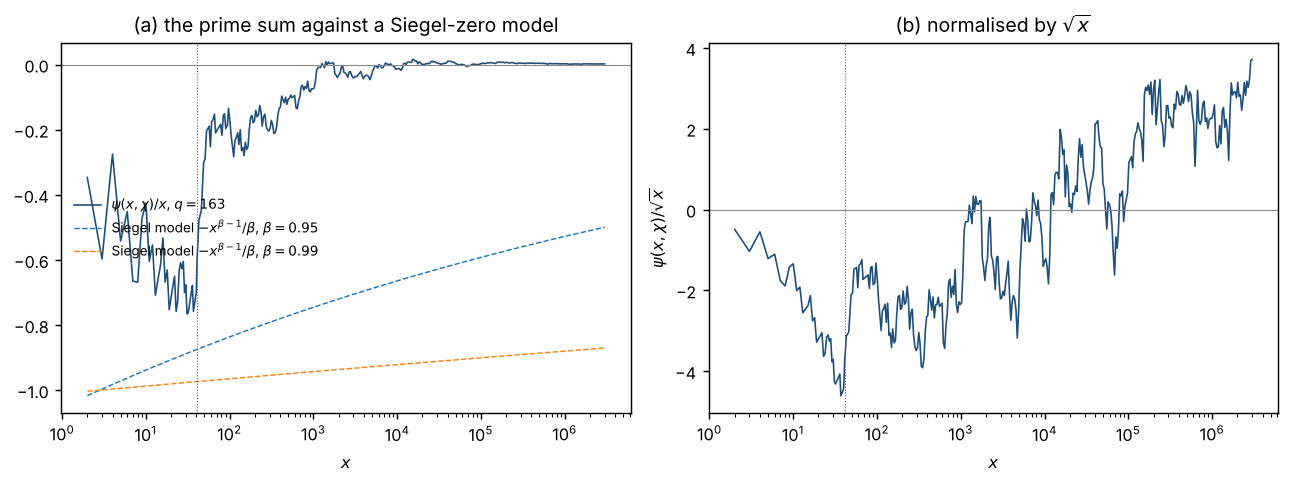

Source code (Python):
#!/usr/bin/env python3
"""Does q = 163 show a faint impurity-like effect?  (author's question, log entry 54)

chi = (./163), the character of Q(sqrt(-163)), class number one, L(1, chi) = pi/sqrt(163).
(1) Which small primes are inert (chi(p) = -1)?
(2) The prime sum psi(x, chi) = sum_{n <= x} Lambda(n) chi(n).  A real zero beta near 1
    (a Siegel zero) would add a term -x^beta / beta, so psi(x, chi)/x would stay near -1/beta.
    Without one, psi(x, chi) is of size sqrt(x) times logarithms.
(3) L(sigma, chi) on the real segment 1/2 <= sigma <= 1: a real zero would be a sign change.
(4) Low zeros on the critical line: minima of |L(1/2 + it, chi)|.
Writes q163.json and q163.png.
"""
import json, math, os
import numpy as np
import mpmath as mp
import matplotlib; matplotlib.use('Agg'); import matplotlib.pyplot as plt

q = 163
chi = [0] + [1 if pow(a, (q - 1) // 2, q) == 1 else -1 for a in range(1, q)]
out = {}
small = [p for p in range(2, 200) if all(p % d for d in range(2, int(p ** 0.5) + 1)) and p != q]
out['inert_primes_below_200'] = [p for p in small if chi[p % q] == -1]
out['split_primes_below_200'] = [p for p in small if chi[p % q] == 1]
print('first split prime:', out['split_primes_below_200'][0], ' inert primes below 41:', [p for p in small if p < 41])

X = 3 * 10 ** 6
sv = np.ones(X + 1, bool); sv[:2] = False
for i in range(2, int(X ** 0.5) + 1):
    if sv[i]: sv[i * i::i] = False
lam = np.zeros(X + 1)
for p in np.nonzero(sv)[0]:
    pk = p; lp = math.log(p)
    while pk <= X: lam[pk] = lp; pk *= p
ch = np.resize(np.array(chi, dtype=np.int8), X + 1)
psi_chi = np.cumsum(lam * ch)
xs = np.unique(np.round(np.logspace(0.3, math.log10(X), 400)).astype(int))
ratio = psi_chi[xs] / xs
norm = psi_chi[xs] / np.sqrt(xs)
out['psi_chi'] = [dict(x=int(x), psi=float(psi_chi[x]), over_x=float(psi_chi[x] / x), over_sqrtx=float(psi_chi[x] / math.sqrt(x)))
                  for x in (10, 40, 100, 1000, 10 ** 4, 10 ** 5, 10 ** 6, 3 * 10 ** 6)]
for r in out['psi_chi']: print('x=%-9d psi=%12.1f  psi/x=%8.4f  psi/sqrt(x)=%8.3f' % (r['x'], r['psi'], r['over_x'], r['over_sqrtx']))

mp.mp.dps = 20
def L(s): return mp.dirichlet(s, chi)
out['L1'] = float(-sum(chi[a] * mp.digamma(mp.mpf(a) / q) for a in range(1, q)) / q);  # mp.dirichlet at s = 1 hits the Hurwitz pole
out["pi_over_sqrt163"] = float(mp.pi / mp.sqrt(q))
sig = [0.5 + 0.05 * i for i in range(10)] + [0.99]
out['L_real_segment'] = [dict(sigma=s_, L=float(L(s_))) for s_ in sig]
print('L(sigma) on [1/2,1]:', [round(r['L'], 4) for r in out['L_real_segment']])
ts = [0.05 * i for i in range(1, 501)]
absL = [float(abs(L(mp.mpc(0.5, t)))) for t in ts]
mins = []
for i in range(1, len(ts) - 1):
    if absL[i] < absL[i - 1] and absL[i] < absL[i + 1] and absL[i] < 0.2:
        mins.append(dict(t=ts[i], absL=absL[i]))
out['critical_line_minima'] = mins
print('minima of |L(1/2+it)| (t<=25):', [(round(m['t'], 2), round(m['absL'], 4)) for m in mins])
ROOT = os.path.dirname(os.path.abspath(__file__))
json.dump(out, open(os.path.join(ROOT, 'q163.json'), 'w'), indent=1)

plt.rcParams.update({'font.size': 9})
fig, (a1, a2) = plt.subplots(1, 2, figsize=(10, 3.8))
a1.semilogx(xs, ratio, color='#1f4e79', lw=0.9, label=r'$\psi(x,\chi)/x$, $q=163$')
for beta in (0.95, 0.99):
    a1.semilogx(xs, -xs ** (beta - 1) / beta, '--', lw=0.8, label=fr'Siegel model $-x^{{\beta-1}}/\beta$, $\beta={beta}$')
a1.axhline(0, color='#888888', lw=0.6); a1.axvline(41, color='#c0392b', lw=0.6, ls=':')
a1.set_xlabel('$x$'); a1.set_title('(a) the prime sum against a Siegel-zero model'); a1.legend(frameon=False, fontsize=7.5)
a2.semilogx(xs, norm, color='#1f4e79', lw=0.9)
a2.axhline(0, color='#888888', lw=0.6); a2.axvline(41, color='#c0392b', lw=0.6, ls=':')
a2.set_xlabel('$x$'); a2.set_ylabel(r'$\psi(x,\chi)/\sqrt{x}$'); a2.set_title(r'(b) normalised by $\sqrt{x}$')
fig.tight_layout(); fig.savefig(os.path.join(ROOT, 'q163.png'), dpi=130, bbox_inches='tight')
